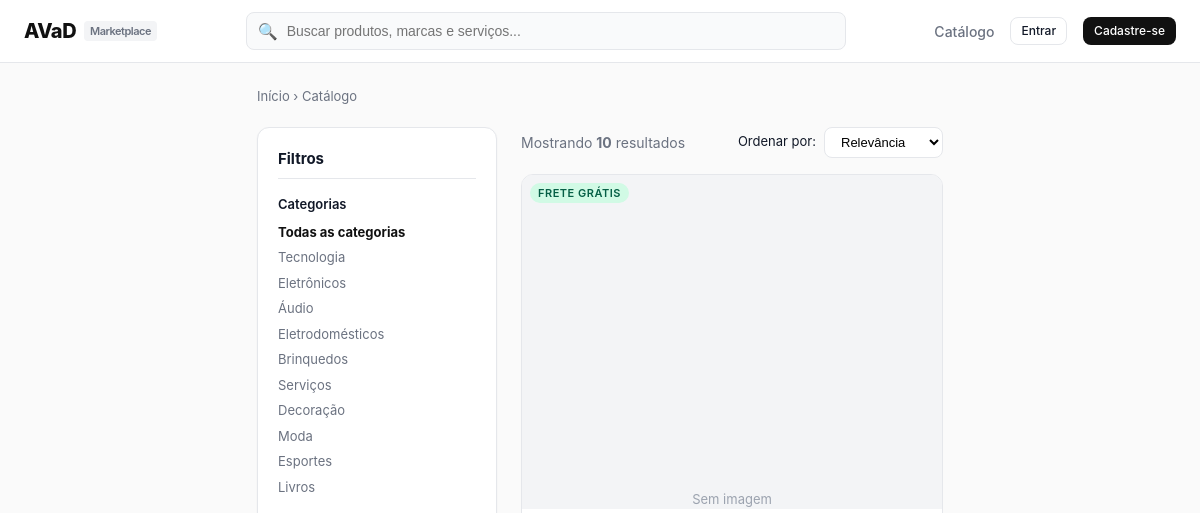
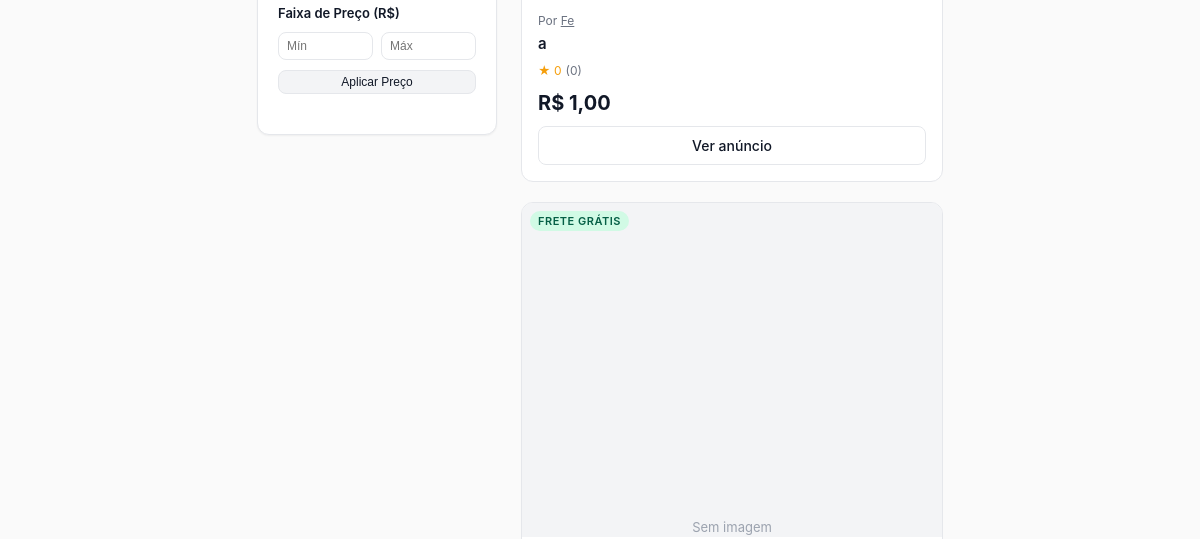
The app's page /catalog/ (upper part), older data (2 pictures, top to bottom).
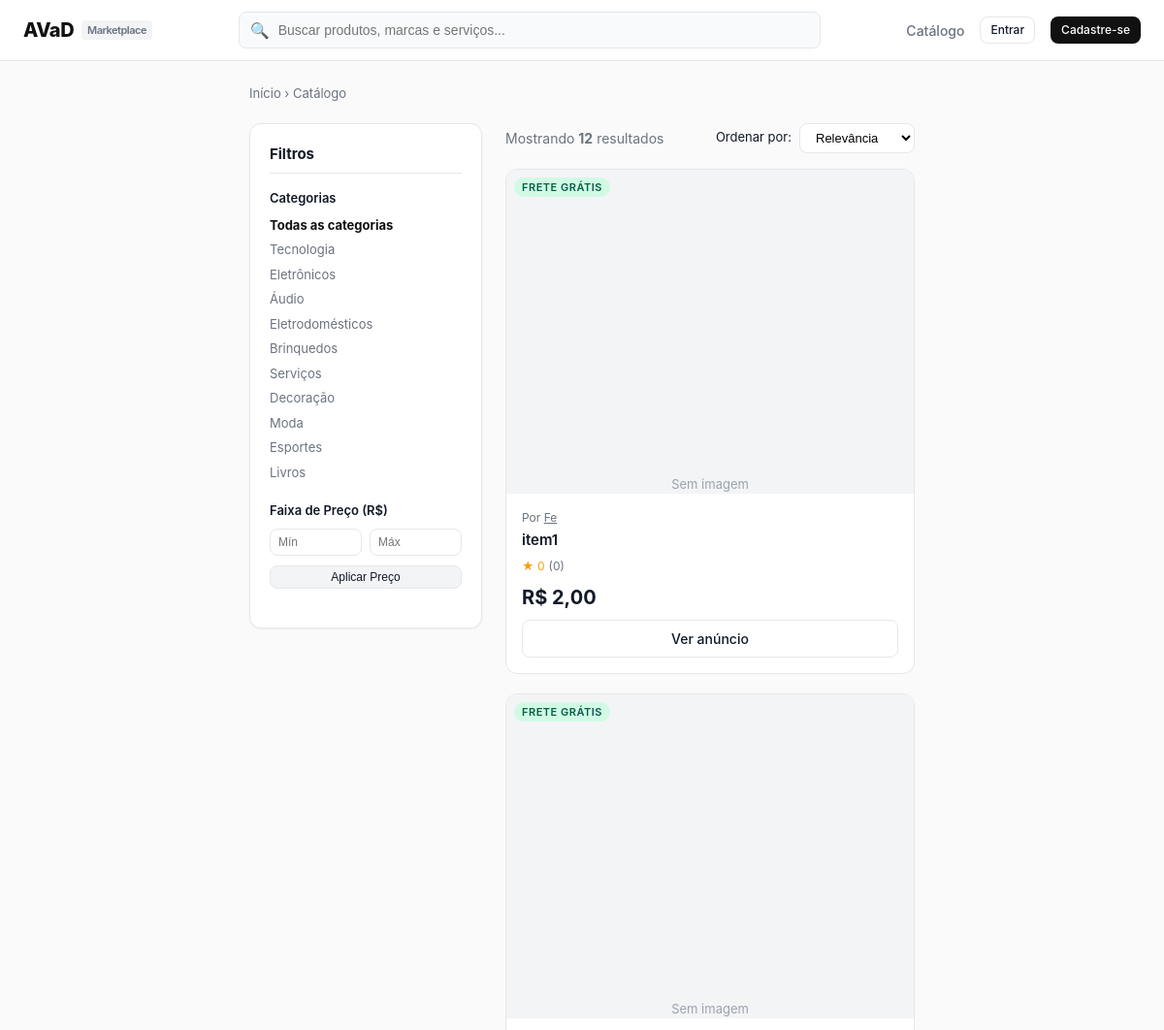
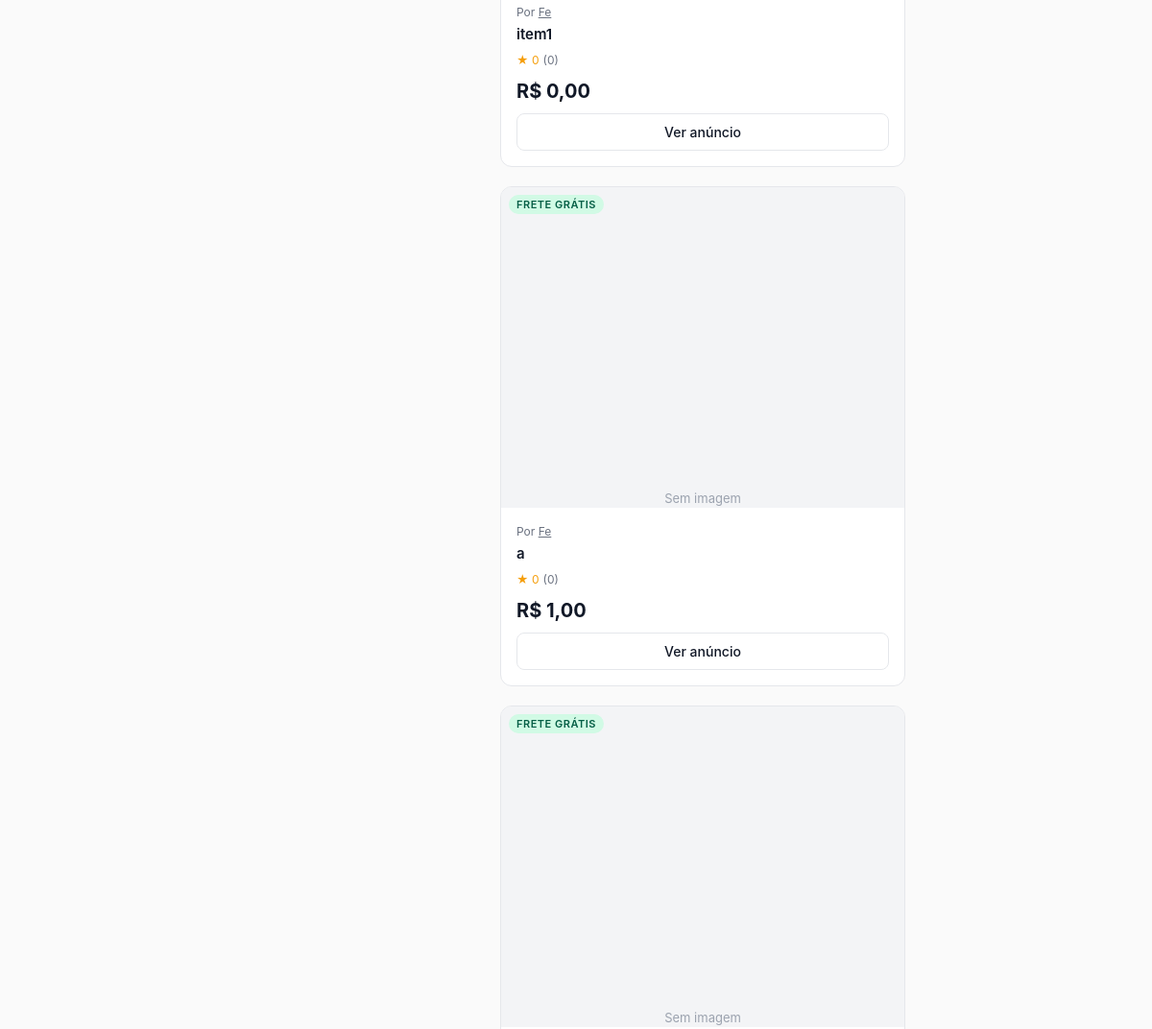
The same page, newer data (2 pictures, top to bottom).
### catalog/models.py (models this page shows, shortened)
class Product(models.Model):
    vendedor = models.ForeignKey(User, on_delete=models.CASCADE, related_name='products')
    titulo = models.CharField(max_length=200)
    categoria = models.CharField(max_length=50, choices=CATEGORIAS)
    descricao = models.TextField()
    caracteristicas = models.TextField(blank=True, help_text='Uma característica por linha')
    preco = models.DecimalField(max_digits=10, decimal_places=2)
    estoque = models.PositiveIntegerField(default=0)
    imagem = models.ImageField(upload_to='products/', blank=True, null=True)
    frete_gratis = models.BooleanField(default=False)
    ativo = models.BooleanField(default=True)
    criado_em = models.DateTimeField(auto_now_add=True)
    class Meta:
        ordering = ['-criado_em']
    @property
    def nota_media(self):
        from orders.models import Review
        from django.db.models import Avg
        reviews = Review.objects.filter(pedido__produto=self)
        avg = reviews.aggregate(avg=Avg('nota_vendedor'))['avg']
        return round(avg, 1) if avg else 0
    @property
    def total_avaliacoes(self):
        from orders.models import Review
        return Review.objects.filter(pedido__produto=self).count()
    @property
    def parcelas_sem_juros(self):
        if self.preco >= 12:
            valor = f"{self.preco / 12:.2f}".replace('.', ',')
            return f"em até 12x de R$ {valor} sem juros"
        return ""

### accounts/models.py (models this page shows, shortened)
class UserProfile(models.Model):
    user = models.OneToOneField(User, on_delete=models.CASCADE, related_name='profile')
    nome = models.CharField(max_length=16)
    data_nascimento = models.DateField()
    cpf = models.CharField(max_length=14, unique=True)
    cnpj = models.CharField(max_length=18, blank=True, null=True, unique=True)
    tem_cnpj = models.BooleanField(default=False)
    email_verificado = models.BooleanField(default=False)
    is_mediador = models.BooleanField(default=False)
    conta_bancaria_bloqueada = models.BooleanField(default=False)
    suspenso = models.BooleanField(default=False)
    token_verificacao = models.CharField(max_length=64, blank=True, null=True)
    tipo_usuario = models.CharField(max_length=20, choices=[
        ('comprador', 'Comprador'),
        ('vendedor', 'Vendedor'),
        ('mediador', 'Mediador'),
    ], default='comprador')
    nome_loja = models.CharField(max_length=64, blank=True, null=True)

### catalog/views.py (the view)
# urls.py: path('', views.product_list_view, name='product_list'),
def product_list_view(request):
    products = Product.objects.filter(ativo=True)
    q = request.GET.get('q', '').strip()
    if q:
        products = products.filter(
            Q(titulo__icontains=q) | Q(descricao__icontains=q) | Q(categoria__icontains=q)
        )
    cat = request.GET.get('categoria', '')
    if cat:
        products = products.filter(categoria=cat)
    preco_min = request.GET.get('preco_min', '')
    preco_max = request.GET.get('preco_max', '')
    if preco_min:
        try:
            products = products.filter(preco__gte=float(preco_min))
        except ValueError:
            pass
    if preco_max:
        try:
            products = products.filter(preco__lte=float(preco_max))
        except ValueError:
            pass
    sort = request.GET.get('sort', 'relevancia')
    if sort == 'menor_preco':
        products = products.order_by('preco')
    elif sort == 'maior_preco':
        products = products.order_by('-preco')
    else:
        products = products.order_by('-criado_em')
    from django.core.paginator import Paginator
    paginator = Paginator(products, 12)
    page = request.GET.get('page', 1)
    products_page = paginator.get_page(page)
    return render(request, 'catalog/product_list.html', {
        'products': products_page,
        'categorias': CATEGORIAS,
        'q': q,
        'cat': cat,
        'preco_min': preco_min,
        'preco_max': preco_max,
        'sort': sort,
    })

### orders/context_processors.py (called while the page is built)
def cart_count(request):
    user = getattr(request, 'user', None)
    if user is None or not user.is_authenticated:
        return {'cart_count': 0}
    return {'cart_count': Cart(request).count()}

### templates/catalog/product_list.html (shortened to what the changed rows need)
{% extends "base.html" %}
{% load avad_filters %}
{% block content %}
<div style="display: grid; grid-template-columns: 240px 1fr; gap: 24px;">
  <aside>
    <div class="card">
      <form method="get" action="{% url 'catalog:product_list' %}">
        <div style="margin-bottom: 20px;">
          <div style="display: flex; flex-direction: column; gap: 6px; font-size: 13px;">
            <a href="?{% if q %}q={{ q }}&{% endif %}{% if sort %}sort={{ sort }}{% endif %}" style="{% if not cat %}font-weight: 700; color: var(--primary);{% else %}color: var(--text-muted);{% endif %}">
              Todas as categorias
            </a>
            {% for cat_val, cat_label in categorias %}
              <a href="?categoria={{ cat_val }}{% if q %}&q={{ q }}{% endif %}{% if sort %}&sort={{ sort }}{% endif %}" style="{% if cat == cat_val %}font-weight: 700; color: var(--primary);{% else %}color: var(--text-muted);{% endif %}">
                {{ cat_label }}
              </a>
            {% endfor %}
          </div>
        </div>
      </form>
    </div>
  </aside>
  <div>
    <div style="display: flex; justify-content: space-between; align-items: center; margin-bottom: 16px; flex-wrap: wrap; gap: 12px;">
      <div style="font-size: 14px; color: var(--text-muted);">
        Mostrando <strong>{{ products.paginator.count }}</strong> resultados
      </div>
    </div>
    <div class="product-grid">
      {% for product in products %}
        <div class="product-card">
          <div class="product-img-wrap">
            {% if product.frete_gratis %}
              <span class="badge badge-success product-badge-float">FRETE GRÁTIS</span>
            {% else %}
              <span class="badge badge-info product-badge-float">NOVO</span>
            {% endif %}
            {% if product.imagem %}
              <img src="{{ product.imagem.url }}" alt="{{ product.titulo }}" class="product-img">
            {% else %}
              <div style="width: 100%; height: 100%; display: flex; align-items: center; justify-content: center; background: #F3F4F6; color: #9CA3AF; font-size: 13px;">Sem imagem</div>
            {% endif %}
          </div>
          <div class="product-info">
            <div class="product-seller">
              Por <a href="{% url 'accounts:seller_profile' product.vendedor.id %}" style="text-decoration: underline;">{{ product.vendedor.profile.nome_loja|default:product.vendedor.profile.nome }}</a>
            </div>
            <h3 class="product-title">
              <a href="{% url 'catalog:product_detail' product.id %}">{{ product.titulo }}</a>
            </h3>
            <div class="product-rating">
              <span>★ {{ product.nota_media }}</span>
              <span style="color: var(--text-muted);">({{ product.total_avaliacoes }})</span>
            </div>
            <div class="product-price">R$ {{ product.preco }}</div>
            <a href="{% url 'catalog:product_detail' product.id %}" class="btn btn-outline btn-block" style="margin-top: 8px;">
              Ver anúncio
            </a>
          </div>
        </div>
      {% empty %}
        <div style="grid-column: 1 / -1; padding: 48px; text-align: center; color: var(--text-muted);">
          Nenhum anúncio encontrado para estes critérios.
        </div>
      {% endfor %}
    </div>
  </div>
</div>
{% endblock %}

Row changes from the older to the newer data that the page shows:
added Product: frete_gratis "FRETE GRÁTIS", imagem "Sem imagem", vendedor.profile.nome_loja "Fe", titulo "item1", nota_media "0", total_avaliacoes "0", preco "2,00"
added Product: frete_gratis "FRETE GRÁTIS", imagem "Sem imagem", vendedor.profile.nome_loja "Fe", titulo "item1", nota_media "0", total_avaliacoes "0", preco "0,00"
Text that changed along with them:
{{ products.paginator.count }}: "10" → "12"
